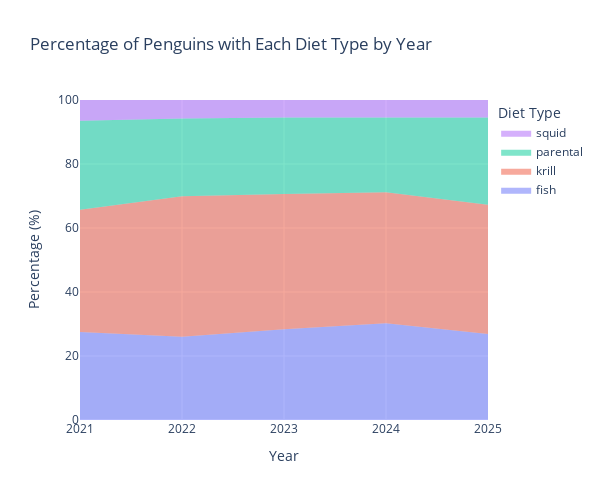

The cell this chart's notebook holds for it:
### Code cell
# Count the occurrences of each diet per year
diet_counts = penguins.groupby(['year', 'diet']).size().unstack(fill_value=0)
#display(diet_counts)

# Calculate proportions
diet_proportions = diet_counts.divide(diet_counts.sum(axis=1), axis=0)

# Display the resulting DataFrame
display(diet_proportions.head())

# Convert proportions into percentages and round to two decimal places
diet_percentages = (diet_proportions * 100).round(2)


# Create a stacked area chart with Plotly
fig = go.Figure()

# Add a trace for each diet type
for diet_type in diet_percentages.columns:
    fig.add_trace(go.Scatter(
        x=diet_percentages.index,
        y=diet_percentages[diet_type],
        mode='lines',
        stackgroup='one',  # This groups the traces into a stacked area chart
        name=diet_type,
        hoverinfo='x+y+name', # Show x (year), y (percentage), and name (diet_type) on hover
        line=dict(width=0)
    ))

# Update layout to make the plot more readable
fig.update_layout(
    title='Percentage of Penguins with Each Diet Type by Year',
    xaxis_title='Year',
    yaxis_title='Percentage (%)',
    xaxis=dict(
        tickmode='linear', # Ensure x-axis shows integer years
        tickvals=diet_percentages.index,
        ticktext=[int(year) for year in diet_percentages.index]
    ),
    yaxis=dict(
        tickformat='0', # Format y-axis to show integer values
        range=[0, 100] # Limit y-axis to range of 0 to 100
    ),
    legend_title='Diet Type',
    autosize=False, width=600, height=500
)

# Show the plot
fig.show()

### Figure 1 — Plotly figure (JSON) as saved in the notebook; plotly's stock layout.template omitted (floating-point values rounded to 4 significant figures)
{"data": [{"hoverinfo": "x+y+name", "line": {"width": 0}, "mode": "lines", "name": "fish", "stackgroup": "one", "type": "scatter", "x": [2021, 2022, 2023, 2024, 2025], "y": [27.53, 25.99, 28.35, 30.22, 26.9]}, {"hoverinfo": "x+y+name", "line": {"width": 0}, "mode": "lines", "name": "krill", "stackgroup": "one", "type": "scatter", "x": [2021, 2022, 2023, 2024, 2025], "y": [38.2, 43.92, 42.3, 40.94, 40.4]}, {"hoverinfo": "x+y+name", "line": {"width": 0}, "mode": "lines", "name": "parental", "stackgroup": "one", "type": "scatter", "x": [2021, 2022, 2023, 2024, 2025], "y": [27.81, 24.32, 23.88, 23.38, 27.25]}, {"hoverinfo": "x+y+name", "line": {"width": 0}, "mode": "lines", "name": "squid", "stackgroup": "one", "type": "scatter", "x": [2021, 2022, 2023, 2024, 2025], "y": [6.46, 5.78, 5.47, 5.47, 5.45]}], "layout": {"autosize": false, "height": 500, "legend": {"title": {"text": "Diet Type"}}, "title": {"text": "Percentage of Penguins with Each Diet Type by Year"}, "width": 600, "xaxis": {"autorange": true, "range": [2021, 2025], "tickmode": "linear", "ticktext": [2021, 2022, 2023, 2024, 2025], "tickvals": [2021, 2022, 2023, 2024, 2025], "title": {"text": "Year"}, "type": "linear"}, "yaxis": {"range": [0, 100], "tickformat": "0", "title": {"text": "Percentage (%)"}, "type": "linear"}}}
